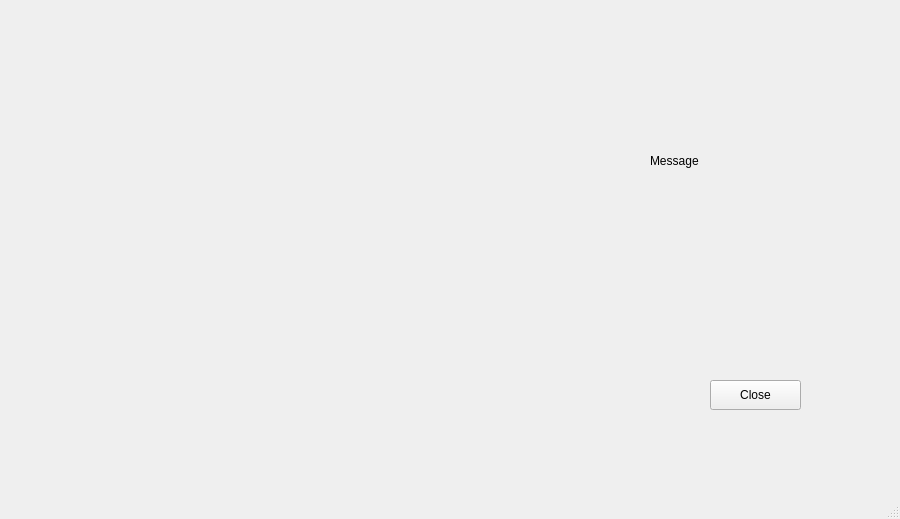
<?xml version="1.0" encoding="UTF-8"?>
<ui version="4.0">
 <class>Main</class>
 <widget class="QMainWindow" name="Main">
  <property name="geometry">
   <rect>
    <x>0</x>
    <y>0</y>
    <width>900</width>
    <height>519</height>
   </rect>
  </property>
  <property name="windowTitle">
   <string>Main</string>
  </property>
  <widget class="QWidget" name="centralwidget">
   <widget class="QLabel" name="label">
    <property name="geometry">
     <rect>
      <x>730</x>
      <y>150</y>
      <width>68</width>
      <height>22</height>
     </rect>
    </property>
    <property name="text">
     <string/>
    </property>
   </widget>
   <widget class="QLabel" name="label_2">
    <property name="geometry">
     <rect>
      <x>650</x>
      <y>150</y>
      <width>68</width>
      <height>22</height>
     </rect>
    </property>
    <property name="text">
     <string>Message</string>
    </property>
   </widget>
   <widget class="QPushButton" name="bt_close">
    <property name="geometry">
     <rect>
      <x>710</x>
      <y>380</y>
      <width>91</width>
      <height>30</height>
     </rect>
    </property>
    <property name="text">
     <string>Close</string>
    </property>
   </widget>
  </widget>
  <widget class="QMenuBar" name="menubar">
   <property name="geometry">
    <rect>
     <x>0</x>
     <y>0</y>
     <width>900</width>
     <height>27</height>
    </rect>
   </property>
  </widget>
  <widget class="QStatusBar" name="statusbar"/>
 </widget>
 <resources/>
 <connections/>
</ui>
